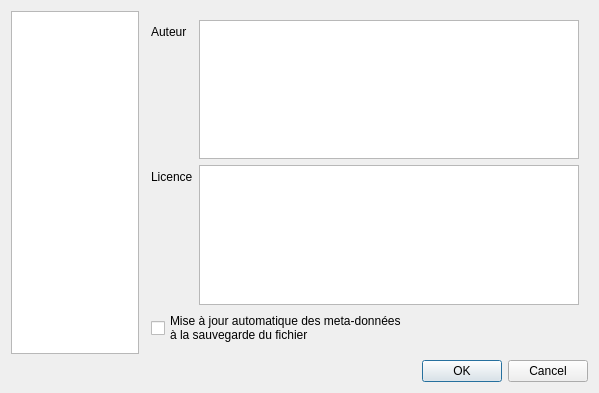
<?xml version="1.0" encoding="UTF-8"?>
<ui version="4.0">
 <class>Properties</class>
 <widget class="QDialog" name="Properties">
  <property name="geometry">
   <rect>
    <x>0</x>
    <y>0</y>
    <width>599</width>
    <height>393</height>
   </rect>
  </property>
  <property name="windowTitle">
   <string>Dialog</string>
  </property>
  <property name="windowIcon">
   <iconset resource="../rsrc/resources.qrc">
    <normaloff>:/icons/logo</normaloff>:/icons/logo</iconset>
  </property>
  <layout class="QVBoxLayout" name="verticalLayout">
   <item>
    <layout class="QHBoxLayout" name="horizontalLayout">
     <property name="spacing">
      <number>3</number>
     </property>
     <item>
      <widget class="QListWidget" name="listIcon">
       <property name="maximumSize">
        <size>
         <width>128</width>
         <height>16777215</height>
        </size>
       </property>
       <property name="iconSize">
        <size>
         <width>94</width>
         <height>84</height>
        </size>
       </property>
       <property name="movement">
        <enum>QListView::Static</enum>
       </property>
       <property name="spacing">
        <number>12</number>
       </property>
       <property name="viewMode">
        <enum>QListView::IconMode</enum>
       </property>
      </widget>
     </item>
     <item>
      <widget class="QStackedWidget" name="stackedWidget">
       <property name="currentIndex">
        <number>1</number>
       </property>
       <widget class="QWidget" name="pageShortcuts">
        <layout class="QVBoxLayout" name="verticalLayout_2">
         <property name="spacing">
          <number>0</number>
         </property>
         <property name="margin">
          <number>0</number>
         </property>
         <item>
          <layout class="QVBoxLayout" name="verticalLayout_4">
           <property name="margin">
            <number>3</number>
           </property>
           <item>
            <widget class="QTreeWidget" name="shortcutsTree">
             <property name="rootIsDecorated">
              <bool>true</bool>
             </property>
             <property name="headerHidden">
              <bool>false</bool>
             </property>
             <property name="columnCount">
              <number>2</number>
             </property>
             <attribute name="headerDefaultSectionSize">
              <number>300</number>
             </attribute>
             <column>
              <property name="text">
               <string>Commande</string>
              </property>
             </column>
             <column>
              <property name="text">
               <string notr="true">Raccourci</string>
              </property>
             </column>
            </widget>
           </item>
           <item>
            <widget class="QKeySequenceWidget" name="keySequenceWidget" native="true"/>
           </item>
           <item>
            <widget class="QLabel" name="label">
             <property name="text">
              <string>Nouveau Raccourci : </string>
             </property>
            </widget>
           </item>
          </layout>
         </item>
        </layout>
       </widget>
       <widget class="QWidget" name="pageMetadata">
        <layout class="QVBoxLayout" name="verticalLayout_3">
         <item>
          <layout class="QFormLayout" name="formLayout_2">
           <item row="0" column="0">
            <widget class="QLabel" name="label_2">
             <property name="text">
              <string>Auteur</string>
             </property>
            </widget>
           </item>
           <item row="0" column="1">
            <widget class="QPlainTextEdit" name="auteurPlainText"/>
           </item>
           <item row="1" column="0">
            <widget class="QLabel" name="label_3">
             <property name="text">
              <string>Licence</string>
             </property>
            </widget>
           </item>
           <item row="1" column="1">
            <widget class="QPlainTextEdit" name="licencePlainText"/>
           </item>
          </layout>
         </item>
         <item>
          <widget class="QCheckBox" name="dateCheck">
           <property name="text">
            <string>Mise à jour automatique des meta-données
à la sauvegarde du fichier</string>
           </property>
           <property name="tristate">
            <bool>false</bool>
           </property>
          </widget>
         </item>
        </layout>
       </widget>
      </widget>
     </item>
    </layout>
   </item>
   <item>
    <widget class="QDialogButtonBox" name="buttonBox">
     <property name="orientation">
      <enum>Qt::Horizontal</enum>
     </property>
     <property name="standardButtons">
      <set>QDialogButtonBox::Cancel|QDialogButtonBox::Ok</set>
     </property>
    </widget>
   </item>
  </layout>
 </widget>
 <customwidgets>
  <customwidget>
   <class>QKeySequenceWidget</class>
   <extends>QWidget</extends>
   <header>qkeysequencewidget.h</header>
   <container>1</container>
  </customwidget>
 </customwidgets>
 <resources>
  <include location="../rsrc/resources.qrc"/>
 </resources>
 <connections>
  <connection>
   <sender>buttonBox</sender>
   <signal>accepted()</signal>
   <receiver>Properties</receiver>
   <slot>accept()</slot>
   <hints>
    <hint type="sourcelabel">
     <x>248</x>
     <y>254</y>
    </hint>
    <hint type="destinationlabel">
     <x>157</x>
     <y>274</y>
    </hint>
   </hints>
  </connection>
  <connection>
   <sender>buttonBox</sender>
   <signal>rejected()</signal>
   <receiver>Properties</receiver>
   <slot>reject()</slot>
   <hints>
    <hint type="sourcelabel">
     <x>316</x>
     <y>260</y>
    </hint>
    <hint type="destinationlabel">
     <x>286</x>
     <y>274</y>
    </hint>
   </hints>
  </connection>
  <connection>
   <sender>listIcon</sender>
   <signal>currentRowChanged(int)</signal>
   <receiver>stackedWidget</receiver>
   <slot>setCurrentIndex(int)</slot>
   <hints>
    <hint type="sourcelabel">
     <x>73</x>
     <y>179</y>
    </hint>
    <hint type="destinationlabel">
     <x>364</x>
     <y>179</y>
    </hint>
   </hints>
  </connection>
 </connections>
</ui>
